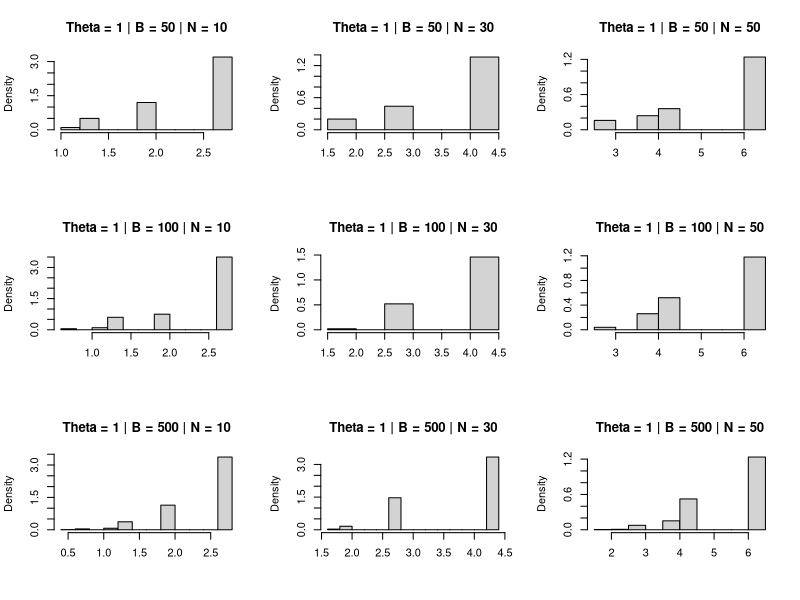
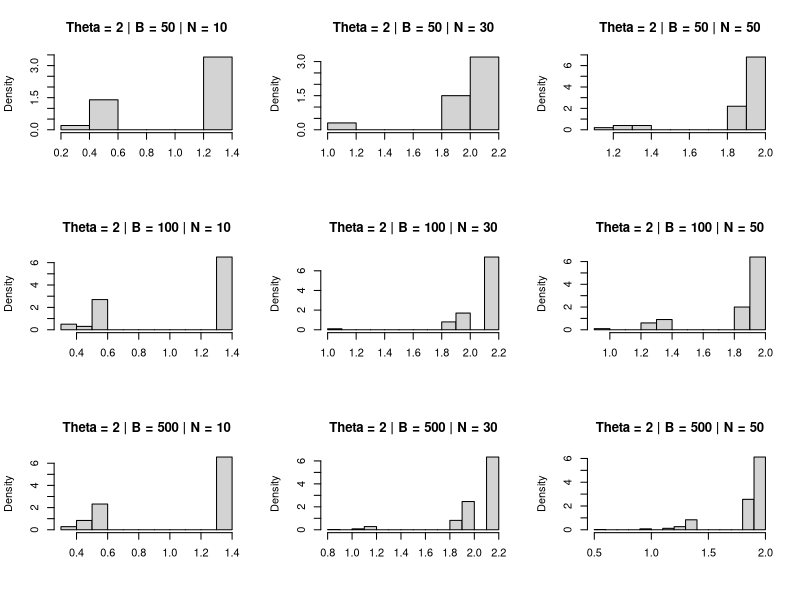
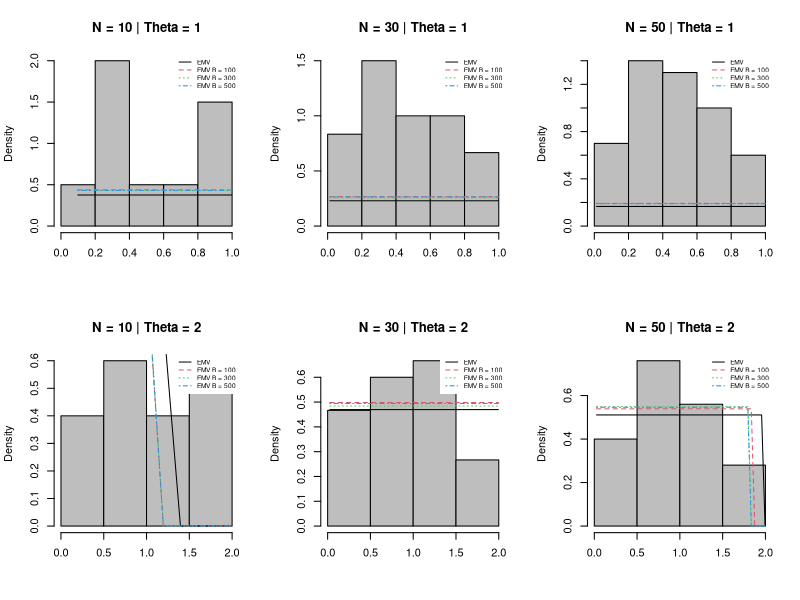

Here is the R script that generated these plots, in order:
bootstrap_uni <- function(nobs = c(10, 30, 50), B = c(50, 100, 500), theta = c(1, 2), seed = 123, 
                          type = 'non-parametric', view_results = T, export = T){
  
  if(!is.numeric(B) | !is.numeric(nobs) | !is.numeric(theta) |
     !is.numeric(seed) |!is.logical(view_results) |
     !is.logical(export)){
    stop('Some arguments entered in the function are wrong. Follow the instructions: \n
     * "nobs" -> These are the sample sizes that will be evaluated in the simulations, it must be a numerical vector.\n
     * "B" -> Represents the number of bootstrap sample size, must be a numeric argument.\n
     * "theta" -> These are the parameters of Uniform distribution that you want to estimate in you simulation. It must be a numerical vector.\n
     * "view_results" -> If you prefer to print the simulation results for each sample size and parameterization.\n
     * "export" -> Whether to save the results in .txt file.\n')
  }
  
  set.seed(seed)
  
  res_est_b_list <- list()
  res_est_b_list_full<-list()
  for(i in 1:length(theta)){
    for(j in 1:length(B)){
      res_est_b_list[[j]] <- `colnames<-`(matrix(c(0), nrow = B[j], ncol = length(nobs)), c(paste0('Nobs =  ', nobs)))
      
    }
    names(res_est_b_list) <- c(paste0('B = ', B))
    res_est_b_list_full[[i]] <- res_est_b_list
  }
  names(res_est_b_list_full) <- c(paste0('theta = ', theta))
  
  # Setting the environment to receive the results
  res_est_array <- array(c(0), dim = c(length(theta), length(B)+1, length(nobs)), 
                         dimnames = list(paste0('theta = ', theta),
                                         c('EMV', paste0('Est.B ', B)),
                                         paste0('nobs = ', nobs)))
  
  res_bias_array <- array(c(0), dim = c(length(theta), length(B)+1, length(nobs)), 
                          dimnames = list(paste0('theta = ', theta),
                                          c('Bias EMV', paste0('Bias Est.B ', B)),
                                          paste0('nobs = ', nobs)))
  
  res_sd_array <- array(c(0), dim = c(length(theta), length(B)+1, length(nobs)), 
                        dimnames = list(paste0('theta = ', theta),
                                        c('Sd EMV', paste0('Sd Est.B ', B)),
                                        paste0('nobs = ', nobs)))
  #Starts the simulation
  for(i in 1:length(nobs)){
    for(j in 1:length(theta)){
      x <- rexp(n = nobs[i], rate = theta[j])
      n <-length(x)
      est_emv_exp <- max(x)
      sd_emv_exp <- sqrt(((n*theta[j])^2)/(((n-1)^2)*(n-2)))
      res_est_array[j, 1, i] <- est_emv_exp
      res_bias_array[j, 1, i] <- theta[j] - est_emv_exp
      res_sd_array[j, 1, i] <- sd_emv_exp
      for(k in 1:length(B)){
        vec_est_B <- numeric(B[k])
        for(l in 1:B[k]){
          resample_x <- sample(x, replace = T)
          vec_est_B[l] <- max(resample_x)
        }
        res_est_b_list_full[[j]][[k]][,i] <- vec_est_B
        res_est_array[j, k+1, i] <- mean(vec_est_B)
        res_bias_array[j, k+1, i] <- theta[j] - mean(vec_est_B)
        res_sd_array[j, k+1, i] <-  sd(vec_est_B)
        
      }    
    }
  }
  
  # if you want to print all the results in the terminal
  if(view_results){
    cat('\n')
    cat("Uniform Distribution \n")
    cat('\n')
    for(i in 1:length(nobs)){
      cat("####################################################\n")
      cat("Sample size:", nobs[i], '\n')
      cat("####################################################\n")
      for(j in 1:length(theta)){
        cat('\n')
        cat("Results for parameter", rownames(res_est_array)[j],"\n")
        cat("theta:", theta[j],'\n')
        cat("Estimate EMV:", res_est_array[j, 1, i],' \n')
        cat("BIAS EMV:", res_bias_array[j, 1, i],' \n')
        cat("Standard deviation EMV:", res_sd_array[j, 1, i],' \n')
        cat('\n')
        for(k in 1:length(B)){
          cat("Bootstrap sample size:", B[k], '\n')
          cat("Est.B", B[k], ':', res_est_array[j, k+1, i],' \n')
          cat("BIAS Est.B", B[k], ':', res_bias_array[j, k+1, i],' \n')
          cat("Sd Est.B", B[k],':', res_sd_array[j, k+1, i],' \n')
          cat('\n')
        }
        cat("####################################################\n")
      }
      cat('\n')
    }
  }
  
  # if you want to export the results saving as .txt file
  if(export){
    name_file_export<- paste0('Simulation results uniform.txt')
    file_sink <- file(name_file_export)
    sink(name_file_export, append = T)
    cat('\n')
    cat("Uniform Distribution \n")
    cat('\n')
    for(i in 1:length(nobs)){
      cat("####################################################\n")
      cat("Sample size:", nobs[i], '\n')
      cat("####################################################\n")
      for(j in 1:length(theta)){
        cat('\n')
        cat("Results for parameter", rownames(res_est_array)[j],"\n")
        cat("theta:", theta[j],'\n')
        cat("Estimate EMV:", res_est_array[j, 1, i],' \n')
        cat("BIAS EMV:", res_bias_array[j, 1, i],' \n')
        cat("Standard deviation EMV:", res_sd_array[j, 1, i],' \n')
        cat('\n')
        for(k in 1:length(B)){
          cat("Bootstrap sample size:", B[k], '\n')
          cat("Est.B", B[k], ':', res_est_array[j, k+1, i],' \n')
          cat("BIAS Est.B", B[k], ':', res_bias_array[j, k+1, i],' \n')
          cat("Sd Est.B", B[k],':', res_sd_array[j, k+1, i],' \n')
        }
        cat("####################################################\n")
      }
      cat('\n')
    }
    sink()
    close(file_sink)
  }
  
  #Storing within a list.
  list(res_est_b_list_full = res_est_b_list_full,
       res_est_array = res_est_array,
       res_bias_array = res_bias_array,
       res_sd_array = res_sd_array,
       nobs = nobs, B = B, theta = theta)
  
}

res <- bootstrap_uni(nobs = c(10, 30, 50), B = c(50, 100, 500), theta = c(1, 2), seed = 1987, 
                     type = 'non-parametric', view_results = F, export = T)

##########################################
####### SECTION FOR THE GRAPHICS #########
##########################################

library(tidyverse)
theta<-res$theta
B<-res$B
nobs<-res$nobs

# Graphics of distributions of the estimatives for theta = 1
par(mfrow = c(3,3))
for(j in 1:length(B)){
  for(k in 1:length(nobs)){
    hist(res$res_est_b_list_full[[1]][[j]][,k], freq = F,
         main = paste0('Theta = ', theta[1],' | B = ', B[j], ' | N = ', nobs[k]), 
         xlab = NULL)
  }
}

# Graphics of distributions of the estimatives for theta = 0.5
par(mfrow = c(3,3))
for(j in 1:length(B)){
  for(k in 1:length(nobs)){
    hist(res$res_est_b_list_full[[2]][[j]][,k], freq = F,
         main = paste0('Theta = ', theta[2],' | B = ', B[j], ' | N = ', nobs[k]), 
         xlab = NULL)
  }
}

par(mfrow = c(2,3))
seed = 1987
set.seed(seed)
# Nobs = 10 and Theta = 1
x <- runif(n = 10, min = 0, max = 1)
x2 <- seq(min(x), max(x), length = length(x))
hist(x, prob = T,  main = paste0('N = 10 | Theta = ', theta[1]), col = "gray", xlab = '')
lines(x2, dunif(x2, min = 0, max = res$res_est_array[1,1,1]), col = 1, lty = 1, lwd = 1)
lines(x2, dunif(x2, min = 0, max = res$res_est_array[1,2,1]), col = 2, lty = 2, lwd = 1)
lines(x2, dunif(x2, min = 0, max = res$res_est_array[1,3,1]), col = 3, lty = 3, lwd = 1)
lines(x2, dunif(x2, min = 0, max = res$res_est_array[1,4,1]), col = 4, lty = 4, lwd = 1)
legend('topright', cex= 0.6, lty = c(1:4), col= c(1:4),
       legend=c("EMV", "EMV B = 100", "EMV B = 300", "EMV B = 500"),
       box.lty=0)


set.seed(seed)
# Nobs = 30 and Theta = 1
x <- runif(n = 30, min = 0, max = 1)
x2 <- seq(min(x), max(x), length = length(x))
hist(x, prob = T,  main = paste0('N = 30 | Theta = ', theta[1]), col = "gray", xlab = '')
lines(x2, dunif(x2, min = 0, max = res$res_est_array[1,1,2]), col = 1, lty = 1, lwd = 1)
lines(x2, dunif(x2, min = 0, max = res$res_est_array[1,2,2]), col = 2, lty = 2, lwd = 1)
lines(x2, dunif(x2, min = 0, max = res$res_est_array[1,3,2]), col = 3, lty = 3, lwd = 1)
lines(x2, dunif(x2, min = 0, max = res$res_est_array[1,4,2]), col = 4, lty = 4, lwd = 1)
legend('topright', cex= 0.6, lty = c(1:4), col= c(1:4),
       legend=c("EMV", "EMV B = 100", "EMV B = 300", "EMV B = 500"),
       box.lty=0)

set.seed(seed)
# Nobs = 50 and Theta = 1
x <- runif(n = 50, min = 0, max = 1)
x2 <- seq(min(x), max(x), length = length(x))
hist(x, prob = T,  main = paste0('N = 50 | Theta = ', theta[1]), col = "gray", xlab = '')
lines(x2, dunif(x2, min = 0, max = res$res_est_array[1,1,3]), col = 1, lty = 1, lwd = 1)
lines(x2, dunif(x2, min = 0, max = res$res_est_array[1,2,3]), col = 2, lty = 2, lwd = 1)
lines(x2, dunif(x2, min = 0, max = res$res_est_array[1,3,3]), col = 3, lty = 3, lwd = 1)
lines(x2, dunif(x2, min = 0, max = res$res_est_array[1,4,3]), col = 4, lty = 4, lwd = 1)
legend('topright', cex= 0.6, lty = c(1:4), col= c(1:4),
       legend=c("EMV", "EMV B = 100", "EMV B = 300", "EMV B = 500"),
       box.lty=0)

####
set.seed(seed)
# Nobs = 10 and Theta = 2
x <- runif(n = 10, min = 0, max = 2)
x2 <- seq(min(x), max(x), length = length(x))
hist(x, prob = T,  main = paste0('N = 10 | Theta = ', theta[2]), col = "gray", xlab = '')
lines(x2, dunif(x2, min = 0, max = res$res_est_array[2,1,1]), col = 1, lty = 1, lwd = 1)
lines(x2, dunif(x2, min = 0, max = res$res_est_array[2,2,1]), col = 2, lty = 2, lwd = 1)
lines(x2, dunif(x2, min = 0, max = res$res_est_array[2,3,1]), col = 3, lty = 3, lwd = 1)
lines(x2, dunif(x2, min = 0, max = res$res_est_array[2,4,1]), col = 4, lty = 4, lwd = 1)
legend('topright', cex= 0.6, lty = c(1:4), col= c(1:4),
       legend=c("EMV", "EMV B = 100", "EMV B = 300", "EMV B = 500"),
       box.lty=0)

set.seed(seed)
# Nobs = 30 and Theta = 2
x <- runif(n = 30, min = 0, max = 2)
x2 <- seq(min(x), max(x), length = length(x))
hist(x, prob = T,  main = paste0('N = 30 | Theta = ', theta[2]), col = "gray", xlab = '')
lines(x2, dunif(x2, min = 0, max = res$res_est_array[2,1,2]), col = 1, lty = 1, lwd = 1)
lines(x2, dunif(x2, min = 0, max = res$res_est_array[2,2,2]), col = 2, lty = 2, lwd = 1)
lines(x2, dunif(x2, min = 0, max = res$res_est_array[2,3,2]), col = 3, lty = 3, lwd = 1)
lines(x2, dunif(x2, min = 0, max = res$res_est_array[2,4,2]), col = 4, lty = 4, lwd = 1)
legend('topright', cex= 0.6, lty = c(1:4), col= c(1:4),
       legend=c("EMV", "EMV B = 100", "EMV B = 300", "EMV B = 500"),
       box.lty=0)

set.seed(seed)
# Nobs = 50 and Theta = 2
x <- runif(n = 50, min = 0, max = 2)
x2 <- seq(min(x), max(x), length = length(x))
hist(x, prob = T,  main = paste0('N = 50 | Theta = ', theta[2]), col = "gray", xlab = '')
lines(x2, dunif(x2, min = 0, max = res$res_est_array[2,1,3]), col = 1, lty = 1, lwd = 1)
lines(x2, dunif(x2, min = 0, max = res$res_est_array[2,2,3]), col = 2, lty = 2, lwd = 1)
lines(x2, dunif(x2, min = 0, max = res$res_est_array[2,3,3]), col = 3, lty = 3, lwd = 1)
lines(x2, dunif(x2, min = 0, max = res$res_est_array[2,4,3]), col = 4, lty = 4, lwd = 1)
legend('topright', cex= 0.6, lty = c(1:4), col= c(1:4),
       legend=c("EMV", "EMV B = 100", "EMV B = 300", "EMV B = 500"),
       box.lty=0)

